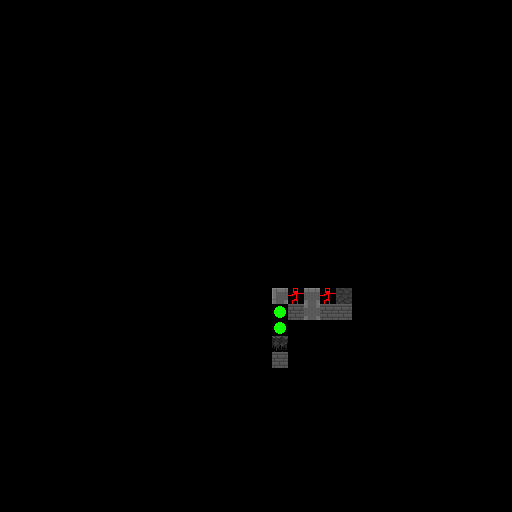

This game map was drawn from its Tiled (.tmx) file and the tilesets committed beside it. A one-line description and the trimmed map source follow:
An orthogonal 32x32 tile map with 16x16 px tiles, 4 tile layers (ground, red, green, yellow), 2 hidden layers not drawn and 6 objects.

<map version="1.0" orientation="orthogonal" width="32" height="32" tilewidth="16" tileheight="16">
 <tileset firstgid="1" name="Map_floor" tilewidth="16" tileheight="16">
  <image source="../Downloads/tileset.png" width="128" height="128" />
 </tileset>
 <layer name="background" width="32" height="32" visible="0">
  <data>[1024 cells, 1024 non-empty, 1 distinct tile ids]</data>
 </layer>
 <layer name="ground" width="32" height="32">
  <data>[1024 cells, 1024 non-empty, 8 distinct tile ids]</data>
 </layer>
 <layer name="red" width="32" height="32">
  <data>[1024 cells, 4 non-empty, 3 distinct tile ids]</data>
 </layer>
 <layer name="green" width="32" height="32">
  <data>[1024 cells, 13 non-empty, 8 distinct tile ids]</data>
 </layer>
 <layer name="yellow" width="32" height="32">
  <data>[1024 cells, 1 non-empty, 1 distinct tile ids]</data>
 </layer>
 <layer name="blue" width="32" height="32" visible="0">
  <data>[1024 cells, 0 non-empty, 0 distinct tile ids]</data>
 </layer>
 <objectgroup name="objects" width="32" height="32">
  <object gid="29" x="320" y="352" />
  <object gid="23" x="258" y="270" />
  <object gid="16" x="210" y="288" />
  <object gid="32" x="209" y="320" />
  <object gid="8" x="321" y="272" />
  <object gid="24" x="241" y="306" />
 </objectgroup>
</map>
